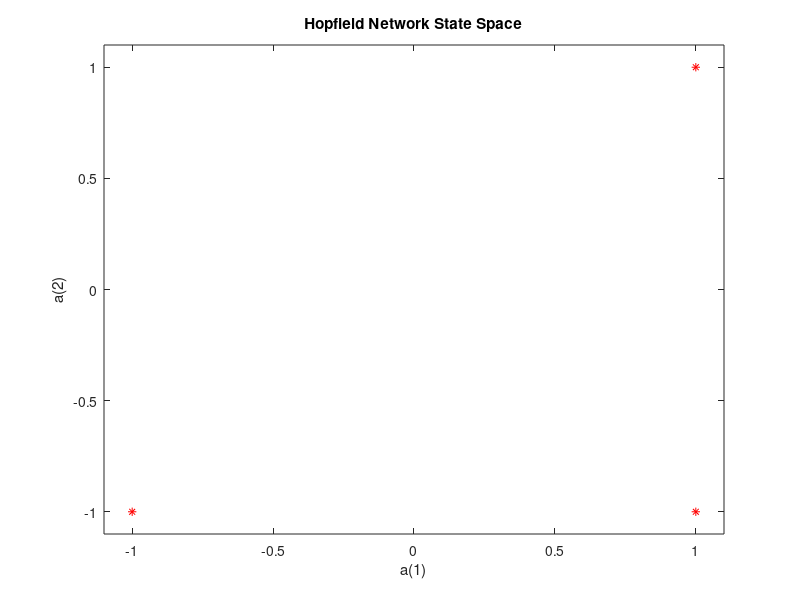

The MATLAB source for this figure: (Note: this script raises an error after producing the figure.)
clear all
close all
clc

%%

%defining the stable points
T = [1 1; -1 -1; 1 -1]';

%plot of the stable poonts
plot(T(1,:),T(2,:),'r*')
axis([-1.1 1.1 -1.1 1.1])
title('Hopfield Network State Space')
xlabel('a(1)');
ylabel('a(2)');

%create Hopfield network given the stable points T
net = newhop(T);

%checking if the target vectors are indeed stable
[Y,Pf,Af] = net([],[],T);
T,Y %if Y==T then stable

% define a random starting point and simulate the Hopfield network for
% n steps.  It should reach one of its stable points.
% n = columns in the .....net({n_steps},{},a)
n_steps = 18;
a = {rands(2,1)};
% a = {[0.1;0.3]}
  a = {[0.1;-1]}
[y,Pf,Af] = net({n_steps},{},a);
% 
%plot of the Hopfield networks activity.
record = [cell2mat(a) cell2mat(y)];
start = cell2mat(a);
hold on
plot(start(1,1),start(2,1),'bx',record(1,:),record(2,:))

% We repeat the simulation for 25 more initial conditions.
color = 'rgbmy';
% i = number of 'x' points in figure/initial conditions???
for i=1:5
   a = {rands(2,1)}; %Will genrate 2rows*1col array
   [y,Pf,Af] = net({n_steps},{},a);
   record=[cell2mat(a) cell2mat(y)];
   start=cell2mat(a);
   plot(start(1,1),start(2,1),'kx',record(1,:),record(2,:),color(rem(i,5)+1))
end

